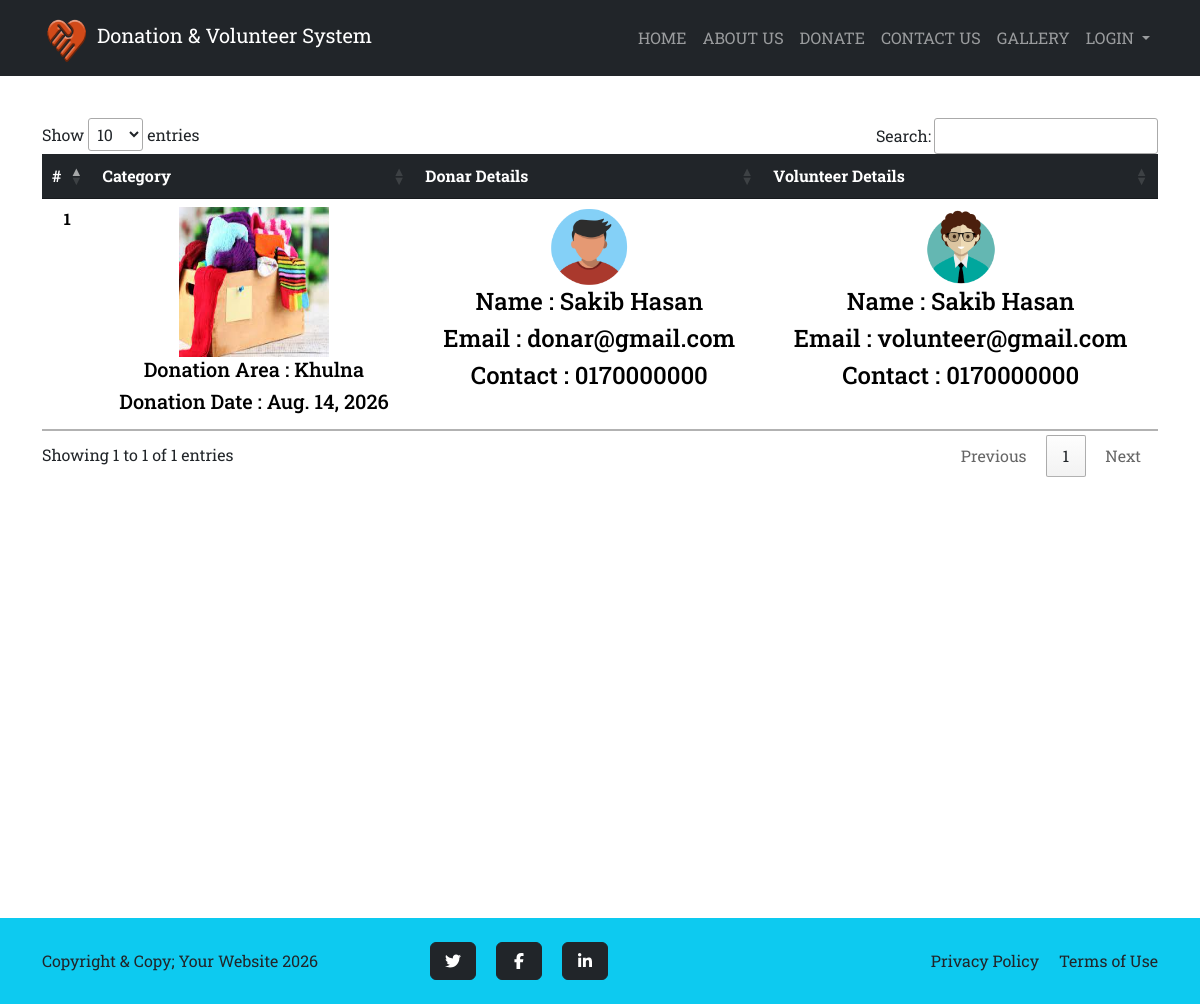
Page /gallery/ on the committed database.
### app/models.py (models this page shows, shortened)
class Gallery(models.Model):
    donation = models.ForeignKey(Donation, on_delete=models.CASCADE)
    deliverypic = models.FileField(upload_to='gallery/', null=True, blank=True)
    creationdate = models.DateTimeField(auto_now_add=True)

class Donation(models.Model):
    donar = models.ForeignKey(Donar, on_delete=models.CASCADE)
    donationname = models.CharField(choices= DONATION_CHOICES,max_length=100, null=True, blank= True)
    donationpic = models.ImageField(upload_to='donation', null=True, blank=True )
    collectionlocation = models.CharField(max_length=300, null=True)
    description = models.CharField(max_length=300, null=True)
    status = models.CharField(max_length=30, null=True)
    donationdate = models.DateField(null=True)
    adminremark = models.CharField(max_length=200, null=True)
    volunteer = models.ForeignKey(Volunteer, on_delete=models.CASCADE, null=True)
    donationarea = models.ForeignKey(DonationArea, on_delete=models.CASCADE, null=True)
    volunteerremark = models.CharField(max_length=200, null=True)
    updationdate = models.DateField(null=True)

class DonationArea(models.Model):
    areaname = models.CharField(max_length=100)
    description = models.CharField(max_length=300)
    creationdate = models.DateTimeField(auto_now_add=True)

class Donar(models.Model):
    user = models.ForeignKey(User, on_delete=models.CASCADE)
    contact = models.CharField(max_length=15, null=True)
    address = models.CharField(max_length=300, null=True)
    userpic = models.ImageField(upload_to='Donar', null=True, blank=True)
    regdate = models.DateTimeField(auto_now_add=True)

class Volunteer(models.Model):
    user = models.ForeignKey(User, on_delete=models.CASCADE)
    contact = models.CharField(max_length=15, null=True)
    address = models.CharField(max_length=300, null=True)
    userpic = models.ImageField(upload_to='Volunteer', null=True, blank=True)
    idpic = models.ImageField(upload_to='Volunteer', null=True, blank=True )
    aboutme = models.CharField(max_length=300, null=True)
    status = models.CharField(max_length=20, null=True)
    regdate = models.DateTimeField(auto_now_add=True)
    adminremark = models.CharField(max_length=300, null=True)
    updationdate = models.DateField(null=True)

### app/views.py (the view)
# urls.py: path("gallery/", views.gallery, name="gallery"),
def gallery(request):
    gallery = Gallery.objects.all()
    return render(request, "gallery.html",locals())

### app/templates/gallery.html
{% extends 'base.html' %}
{% load static %}
{% block main %}
    <div class="container mt-5 vh-100 table-responsive">
        <table id="mytable" class="table data">
            <thead class="table-dark">
                <tr class="text-center">
                    <th scope="col">#</th>
                    <th scope="col">Category</th>
                    <th scope="col">Donar Details</th>
                    <th scope="col">Volunteer Details</th>
                  </tr>
            </thead>
            <tbody>
                {% for i in gallery %}
                <tr class="text-center">
                    <th>{{ forloop.counter }}</th>
                    <td >
                        {% if i.deliverypic %}
                         <img src="{{i.deliverypic.url}}" width="150" height="150" />
                        {% endif %}
                        <h5>Donation Area : {{i.donation.donationarea.areaname}}</h5>
                        <h5>Donation Date : {{i.donation.donationdate}}</h5>
                    </td>
                    <td>
                        <div>
                            <img class="rounded-circle" src="{{i.donation.donar.userpic.url}}" width="80" height="80" />
                        </div>
                        <h4>Name : {{i.donation.donar.user.first_name}} {{i.donation.donar.user.last_name}}</h4>
                        <h4>Email : {{i.donation.donar.user.email}}</h4>
                        <h4>Contact : {{i.donation.donar.contact}}</h4>
                    </td>
                    <td>
                        <div>
                            <img class="rounded-circle" src="{{i.donation.volunteer.userpic.url}}" width="80" height="80" />
                        </div>
                        <h4>Name : {{i.donation.volunteer.user.first_name}} {{i.donation.volunteer.user.last_name}}</h4>
                        <h4>Email : {{i.donation.volunteer.user.email}}</h4>
                        <h4>Contact : {{i.donation.volunteer.contact}}</h4>
                    </td>
                  </tr>
                  {% endfor %}
            </tbody>
        </table>
      </div>
{% endblock main %}

### app/templates/base.html (shortened to what this page needs)
<!DOCTYPE html>
{% load static %}
<html lang="en">
<head>
    <link href="https://cdnjs.cloudflare.com/ajax/libs/font-awesome/7.0.1/css/all.min.css" rel="stylesheet">
    <link rel="stylesheet" href="{% static 'css/bootstrap.css' %}">
    <link rel="stylesheet" type="text/css" href="https://cdn.datatables.net/1.11.5/css/jquery.dataTables.css">
    <link rel="stylesheet" href="{% static 'css/style.css' %}">
</head>
<body id="page-top">
    <nav class="navbar navbar-expand-lg navbar-dark bg-dark fixed-top" id="mainNav">
        <div class="container">
            <a class="navbar-brand" href="{% url 'index' %}"><img src="{% static 'assests/logo1.png' %}" width="50" height="50" alt="..." /> Donation & Volunteer System </a>
            <div class="collapse navbar-collapse" id="navbarSupportedContent">
                <ul class="navbar-nav text-uppercase ms-auto py-4 py-lg-0">
                    <li class="nav-item"><a class="nav-link" href="{% url 'index' %}">Home</a></li>
                    <li class="nav-item"><a class="nav-link" href="#about">About Us</a></li>
                    <li class="nav-item"><a class="nav-link" href="#dovo">Donate</a></li>
                    <li class="nav-item"><a class="nav-link" href="#contact">Contact Us</a></li>
                    <li class="nav-item"><a class="nav-link" href="{% url 'gallery' %}">Gallery</a></li>
                    <li class="nav-item dropdown">
                        <a class="nav-link dropdown-toggle" href="#" id="navbarDropdown" role="button" data-bs-toggle="dropdown" aria-expanded="false">
                          Login
                        </a>
                      </li>
                </ul>
            </div>
        </div>
    </nav>
{% block main %}
{% endblock main %}
{% include 'base-m-footer.html' %}

### app/templates/base-m-footer.html (shortened to what this page needs)
{% load static %}
<footer class="footer py-4 bg-info">
    <div class="container">
        <div class="row align-items-center">
            <div class="col-lg-4 text-lg-start">Copyright & Copy; Your Website 2026</div>
            <div class="col-lg-4 my-3 my-lg-0">
                <a class="btn btn-dark btn-social mx-2" href="#!"><i class="fab fa-twitter"></i></a>
                <a class="btn btn-dark btn-social mx-2" href="#!"><i class="fab fa-facebook-f"></i></a>
                <a class="btn btn-dark btn-social mx-2" href="#!"><i class="fab fa-linkedin-in"></i></a>
            </div>
            <div class="col-lg-4 text-lg-end">
                <a class="link-dark text-decoration-none me-3" href="#!">Privacy Policy</a>
                <a class="link-dark text-decoration-none" href="#!">Terms of Use</a>
            </div>
        </div>
    </div>
</footer>
</body>
</html>

### app/static/css/style.css (style rules this page uses)
body { padding-top: 70px; }

### rows in the picture
Gallery: deliverypic (picture), donation.donationarea.areaname "Khulna", donation.donationdate "Aug. 14, 2026", donation.donar.userpic (picture), donation.donar.user.first_name "Sakib", donation.donar.user.last_name "Hasan", donation.donar.user.email "donar@gmail.com", donation.donar.contact "0170000000", donation.volunteer.userpic (picture), donation.volunteer.user.first_name "Sakib", donation.volunteer.user.last_name "Hasan", donation.volunteer.user.email "volunteer@gmail.com", donation.volunteer.contact "0170000000"
